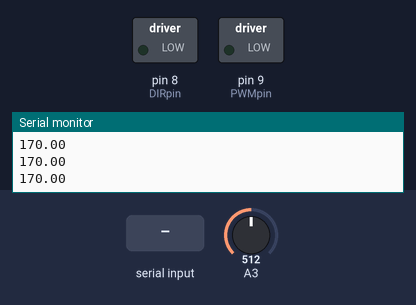
Recording of a sketch running on a simulated Arduino Uno, built with avr-gcc and run on an emulated ATmega328P. Shown: switched loads named in the sketch (green lamp = pin HIGH), the last lines printed to the serial monitor. The test bench sets the inputs (shaded band); at power-on: A3 = 512.

Above: at 3.2 s.
3.3 s: "S90\n" received over Serial
At 4.0 s:
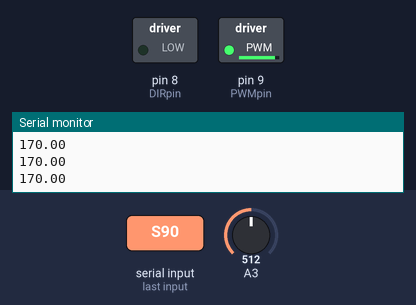
4.8 s: "S,45\n" received over Serial
At 5.6 s:
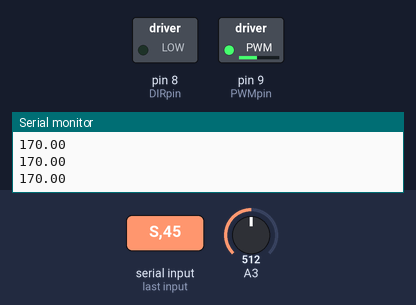
6.8 s: "S" received over Serial
At 9.1 s:
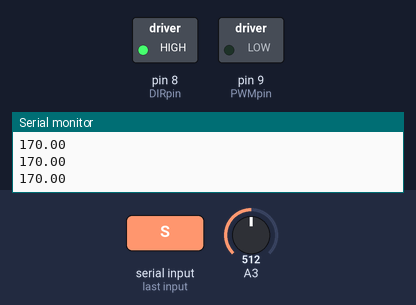
9.8 s: "s90\n" received over Serial
At 10.2 s:
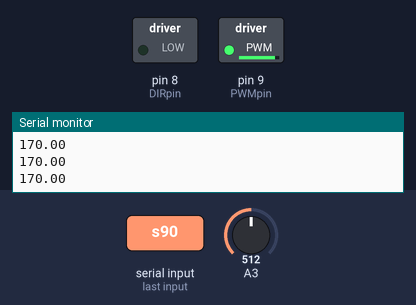
11.3 s: "s,45\n" received over Serial
At 13.0 s:
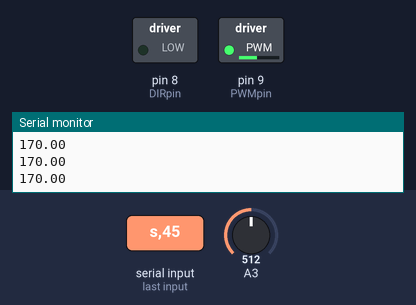
Timing chart, 0 to 14.3 s (numbered marks = the images above; inputs shaded):
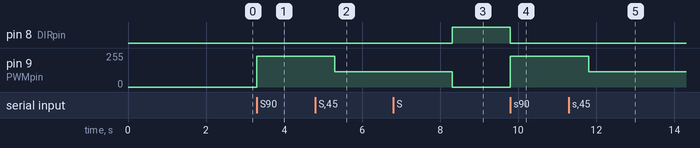

Measured:
- after the input at 3.3 s, pin 9 (PWMpin): 0/255 → 229/255 at once
- after the input at 4.8 s, pin 9 (PWMpin): 229/255 → 114/255 after 0.50 s
- after the input at 6.8 s, pin 8 (DIRpin): LOW → HIGH after 1.5 s; pin 9 (PWMpin): 114/255 → 0/255 after 1.5 s
- after the input at 9.8 s, pin 8 (DIRpin): HIGH → LOW at once; pin 9 (PWMpin): 0/255 → 229/255 at once
- after the input at 11.3 s, pin 9 (PWMpin): 229/255 → 114/255 after 0.50 s

The sketch:

OL_Challenge.ino
```cpp
/*
MAE 156A Open Loop Challenge

Measure velocity and deal with the 'dead zone' of the potentiometer.

By Daniel Heideman and Stuart Sonatina

*/
#define DIRpin  8
#define PWMpin  9
#define encPinA 2
#define encPinB 3

int serialPrinting = 1;	// verbose serial printing?


int sampleTime = 20;		// time step in milliseconds
int printTime;			    // time between printing to serial

long prevTime = millis();   // time at previous sample
long prevPrintTime = millis(); // time at prev print
long nturns;				// number of turns since restart of arduino

float theta=0;				// potentiometer position
float omega;				// angular velocity

/******************************************************************************
 setup
******************************************************************************/
void setup()
{
    Serial.begin(115200);

    pinMode(PWMpin, OUTPUT);
    pinMode(DIRpin, OUTPUT);

    if(serialPrinting)
    {
    	printTime = 400; // milliseconds
    	Serial.println("Begin!");
    	Serial.println();
    	delay(2000); // milliseconds
    }
    else{printTime = 50;} // milliseconds

}

/******************************************************************************
 looooooooooop
******************************************************************************/
void loop()
{
    // If values are sent through serial monitor, do stuff
    if(Serial.available()>0)
    {
        switch(char(Serial.read()))
        {
        	case 'S':
        	case 's':
        	    setMotor(Serial.parseFloat());
        	    break;
        }
        delay(1000);
    }

    // Read position after sampleTime has elapsed
    if(millis()-prevTime>sampleTime)
    {
    	// get current position
    	theta = map(analogRead(A3),0,1024,0,340); // degrees

    	// If position is nearing 'dead zone' with positive velocity,
    	// count as a full positive turn
    	if(theta > 335 && omega > 50){nturns = nturns + 1;}

    	// Same for opposite direction:
    	// If position is nearing 'dead zone' with negative velocity,
    	// count as a full negative turn
    	if(theta < 5 && omega < -50){nturns = nturns - 1;}

    	// wait until pot is out of 'dead zone'
    	while (theta > 335 or theta < 1)
		{
			delay(1);
			// get current position
			theta = map(analogRead(A3),0,1024,0,340); // degrees
		}
    }

    // send position to serial after printTime has elapsed
    if(millis()-prevPrintTime>printTime)
    {
        Serial.println(theta);
        prevPrintTime = millis();
    }
}

/******************************************************************************
 setMotor

 Function to set speed and direction of motor.
 Has saturation protection
******************************************************************************/

float setMotor(float motorSpeed)
{
  // Set motor direction
  if (motorSpeed>0){digitalWrite(DIRpin,LOW);}
  else{digitalWrite(DIRpin,HIGH);}

  // Saturation protection
  if (motorSpeed>100){motorSpeed=100.0;}
  if (motorSpeed<-100){motorSpeed=-100.0;}

  // convert 0-100% to 0-255 duty cycle
  int motorDuty = map(abs(motorSpeed),0,100,0,255);

  // send PWM to motor
  analogWrite(PWMpin,motorDuty);

  // Return the actual controller output with saturation protection
  return motorSpeed;
}
```
